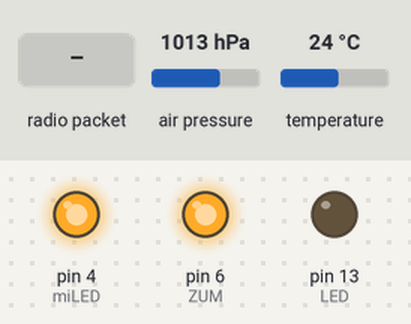
Bench run of a sketch on a simulated Arduino Uno, built with avr-gcc and run on an emulated ATmega328P. Shown: output pins drawn as LEDs (lit = HIGH). The test bench sets the inputs (shaded band); at power-on: air pressure 1013 hPa, temperature 24 °C. No radio packets arrive unless stated; pins used as bus, display or sensor lines are not drawn; what the sketch prints to the serial monitor is not drawn. At 4.6 s the program stops and its outputs stay as they are.

Above: at 1.3 s.
1.4 s: radio packet "1" arrives
At 1.7 s:
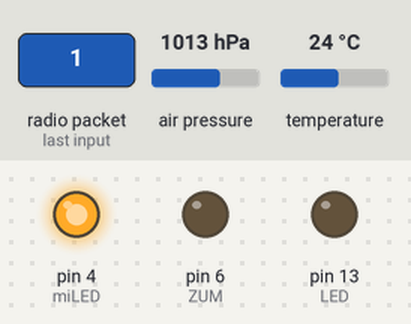
At 3.2 s:
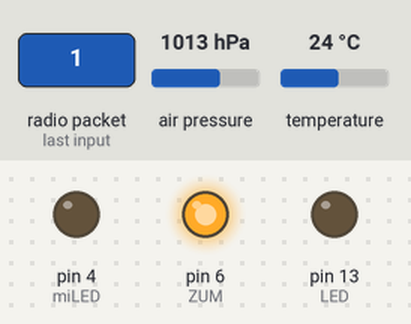
Timing chart, 0 to 4.7 s (numbered marks = the images above; inputs shaded):
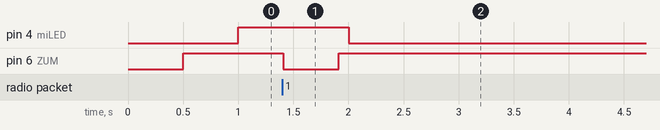

Measured:
- after the input at 1.4 s, pin 4 (miLED): HIGH → LOW after 0.60 s instead of 1.7 s

The sketch:

tx_Comentado_v3.ino
```cpp
//----------LIBRERÍAS----------
//Librería para la comunicación protocolo SPI
#include <SPI.h>
//Librería para la transmisión con módulo radio
#include <RH_RF69.h>
//Librería del protocolo/controlador de generación/comunicación de paquetes. Funciones de espera, acks...direciones emisor, receptor...
#include <RHReliableDatagram.h>
//Librería del protocolo I2C comunicación dispositivos
#include <Wire.h>
//Librería sensor de presión y temperatura
#include <Adafruit_BMP280.h>


/************ Configuración de la Radio  ***************/
//FRECUENCIA
//Constante que define la frecuencia de transmisión y recepción.
//Dar un nombre a una variable constante; se sustituyen en la compilación, no ocupan memoria en el procesador.
#define RF69_FREQ 868.0//Frecuencia expresada en MHz

//IDENTIFICADORES
//Cada dispositivo conectado deberá tener una dirección única.
//Constante que define el identificador del receptor/destino: la estación base.
#define DEST_ADDRESS   1 //Identificador de la estación base=1
//Constante que define el identificador del emisor/origen: el cansat.
#define MY_ADDRESS     2 //Identificador del cansat=2

//El cansat, dirección 2, manda información a la estación base, dirección 1.


//DEFINICIÓN DE CONSTANTES
//Las constantes: No gastan memoria y ahorran tiempo de ejecución.
//Constantes que definen los pines donde están conectadas nuestras placas, definidos por el fabricante.
//Pines para la comunicación de la placa de radio con la placa Arduino.
#define RFM69_INT     2
#define RFM69_RST     3
#define RFM69_CS      10
#define LED           13

//CREACIÓN OBJETO RADIO: Parámetros el CS y el INT, pines 10 y 2 respectivamente. "MI CANAL DE RADIO"
RH_RF69 rf69(RFM69_CS, RFM69_INT);

//CONTROL DE MENSAJES, entrantes y salientes.
//El objeto radio GESTOR MENSAJES TRANSMISOR-CANSAT sólo acepta mensajes/acuses de recibo "ACK", que van dirigidos a él (dirección 2).
RHReliableDatagram rf69_manager(rf69, MY_ADDRESS);// Datagramas al objeto "MI RADIO" y dirección 2

//VARIABLE ENTERA que va a guardar el número de paquetes/mensajes recibidos.
//Entero: número de paquete
int paquete = 0;


/************ BMP280 Setup ***************/
//OBJETO I2C: sensor
Adafruit_BMP280 bmp; // Creación de un objeto I2C denominado bmp

//VARIABLES SENSOR TEMPERATURA-PRESIÓN
//Real: números reales que representan el valor de las magnitudes físicas
double temperatura;
double presion;
double altitud;


/************ variables millies ***************/
const int parpadeo = 1000;
const int sonido = 500;
int tiempo1 = 0;
int tiempo2 = 0;
int tiempo3 = 0;
int tiempo4 = 0;
int tiempo5 = 0;
int tiempo6 = 0;
int miLED = 4;
int ZUM = 6;
int contadorL = 0;
int contadorZ = 0;

// Se ejecuta 1 VEZ cuando el Arduino se enciende. INICIALIZACIONES Y MENSAJES DE ERROR
void setup() {

  //CONFIG PINES LED Y ZUMBADOR
  pinMode(miLED,OUTPUT);
  pinMode(ZUM,OUTPUT);

  //INICIALIZACIÓN PUERTO SERIE. Para la recepción de datos (acks).
  Serial.begin(9600);

  //INICIALIZACIÓN PINES
  pinMode(LED, OUTPUT); // Pin 13 es de salida.
  pinMode(RFM69_RST, OUTPUT);// Pin 3 es de salida.
  digitalWrite(RFM69_RST, LOW);// Escribir 0 en el pin 3.


  //RESETEO MANUAL INICIAL
  digitalWrite(RFM69_RST, HIGH); //Pin 13 a "1" durante 10ms
  delay(10);
  digitalWrite(RFM69_RST, LOW); //Pin 13 a "0" durante 10ms
  delay(10);

  //ESCRIBIR en el monitor serie:
  Serial.println("TRANSMISIÓN DESDE EL SATÉLITE >>-TECHNO-ARROW->");

  //INICIALIZACIÓN DE "MI RADIO"
  //MENSAJES ARRANQUE
  if (!rf69_manager.init()) //Si "MI RADIO-paquetes" no se inicia/arranca: mensaje de error.
  {
    Serial.println("Fallo inicialización Radio >>-TECHNO-ARROW->");//Arranca mal
    while (1);//¿?¿?¿?¿?¿?¿?¿?¿
  }
  Serial.println("RADIO >>-TECHNO-ARROW->: ¡TODO BIEN, todo correcto y yo que me alegro!"); //Si la radio se inicia/arranca correctamente: mensaje ok


  //MENSAJES ASIGNACIÓN FRECUENCIA
  if (!rf69.setFrequency(RF69_FREQ)) //Si no se asigna correctamente la frecuencia a "MI RADIO": mensaje de error.
  {
    Serial.println("La asignación de frecuencia ha fallado");
  }//Si se asigna correctamente: No hace nada, continua el programa.


  //Asignar la POTENCIA de 20dBm al emisor radio. Poner true para correcto funcionamiento.
  rf69.setTxPower(20,true);//Rango de 14-20.


  //Asignar la CLAVE DE CIFRADO: debe ser la misma en el emisor y el receptor.
  //Definición de la clave.
  uint8_t key[] = { 0x37, 0x02, 0x03, 0x04, 0x05, 0x06, 0x07, 0x08,
                    0x01, 0x02, 0x03, 0x04, 0x05, 0x06, 0x07, 0x08
                  };
  //Asignación de la clave a "MI RADIO"
  rf69.setEncryptionKey(key);


  //Salida por el puerto serie de la información: Nombre radio y frecuencia de la radio.
  Serial.print("TECHNO-ARROW transmitiendo en la banda de: ");
  Serial.print((int)RF69_FREQ);//Saca por el puerto serie la constante RF69_FREQ en formato NÚMERO ENTERO
  Serial.println(" MHz");

  //INICIALIZACIÓN SENSORES BMP 280
  //Si el sensor de temperatura-presión no arranca correctamente, no responde en la dirección hexadecimal 76. Mensaje de error.
  if (!bmp.begin(0x76))//Tenemos que indicar la dirección de nuestro barómetro(que usa protocolo I2C 0x76)
  {
    Serial.println(F("No se encuentra el sensor BMP280 sensor. ¡Revisa el cableado!"));
    while (1); //¿?¿?¿?¿?¿?¿?¿?¿
  }


  /* Valores por defecto del sensor */
  //Configuraciones del sensor para la función de transferencia.
  bmp.setSampling(Adafruit_BMP280::MODE_NORMAL,     /* Modo de operación. */
                  Adafruit_BMP280::SAMPLING_X2,     /* Compensación de temperatura */
                  Adafruit_BMP280::SAMPLING_X16,    /* Compensación de presión */
                  Adafruit_BMP280::FILTER_X16,      /* Filtrado. */
                  Adafruit_BMP280::STANDBY_MS_500); /* Tiempo de espera para sus cálculos internos. */
}//FIN SETUP


//VARIABLES VARIAS Tamaño del mensaje

  #define RH_RF69_MAX_ENCRYPTABLE_PAYLOAD_LEN 64 //Tamaño máximo mensaje codificable=64
  #define RH_RF69_HEADER_LEN 4 //Tamaño de la cabecera=4
  //tamaño del mensaje = Tamaño máximo del mensaje codificable menos tamaño de la cabecera = 64-4=60
  #define RH_RF69_MAX_MESSAGE_LEN (RH_RF69_MAX_ENCRYPTABLE_PAYLOAD_LEN - RH_RF69_HEADER_LEN)


uint8_t buf[RH_RF69_MAX_MESSAGE_LEN]; //Crea un array de tamaño 60 Bytes (uint8= enteros sin signo tamaño 8bits)


//Se ejecuta en BUCLE de manera INDEFINIDA
void loop()
{
  //PITIDO Y LED
  tiempo2 = millis();
  if (tiempo2 > (tiempo1 + parpadeo)) {
    if (contadorL == 0){
      digitalWrite(miLED,HIGH);
      tiempo1 = millis();
      contadorL = 1;
      }
    else if (contadorL == 1){
      digitalWrite(miLED,LOW);
      tiempo1 = millis();
      contadorL = 0;
      }
  }
  tiempo4 = millis();
  if (tiempo4 > (tiempo3 + sonido)) {
    if (contadorZ == 0){
      digitalWrite(ZUM,HIGH);
      tiempo3 = millis();
      contadorZ = 1;
      }
    else if (contadorZ == 1){
      digitalWrite(ZUM,LOW);
      tiempo3 = millis();
      contadorZ = 0;
      }
    }

  tiempo6 = millis();
  if (tiempo6 > (tiempo5 + parpadeo)) {
    //LECTURA MAGNITUDES FÍSICAS
    temperatura = bmp.readTemperature(); //Lectura del valor de temperatura con la función de la librería adafruit
    presion = bmp.readPressure(); //Lectura del valor de prsión con la función de la librería adafruit
    altitud = bmp.readAltitude(1013.25);//Cálculo del valor de altitud con la función de la librería adafruit

    //CREACIÓN OBJETO MENSAJE "s" CON LA INFORMACIÓN DE LOS SENSORES
    String s = ""; //Variable donde se va a guardar el mensaje a enviar


    //CONSTRUCCIÓN DEL MENSAJE:
    //Construimos un mensaje de texto adjuntando los valores de las magnitudes físicar guardados en las variables
    //Se guardan como strings, aunque sean doubles/reales.
    //Cadena vacía+número paquete+;+valortemperatura+;+valorpresión+;+valoraltitud;+soylaNoe
    s = s + paquete + ";" + temperatura + ";" + presion + ";" + altitud + ";PYTHON";

    //char=caracter ASCCI = letra
    //radiopacket= Array de letras.
    //Crea un array de letras de tamaño 20.
    //EL MENSAJE CON FORMATO PARA EL GESTOR DE MENSAJES
    char radiopacket[20];

    //CONVERSIÓN de la CADENA "s" en un ARRAY de letras.
    //Metemos el mensaje/paquete (la cadena de texto) en un vector (letra a letra).
    //Ejemplo: la cadena de texto "hola" la transforma en un array donde en cada posición del array/vector hay una letra.
    //hola --> [´h´, ´o´, ´l´, ´a´,\0´]
    //Añade al final \0 = el \0 indica que se ha acabado el texto.
    //La función sprintf retorna el número de caracteres escritos al array, sin contar el carácter nulo al final.
    //  sprintf(array, "texto con %variable1 %variable2...", variable1, variable2); Sustituye en %variable1 el contenido


     //INFORMACIÓN EMPAQUETADA PARA EL GESTOR DE MENSAJES: en radiopacket
    sprintf(radiopacket, "%s", s.c_str()); //Mete en el array radiopacket la cadena "%s" = el contenido de s


    // Serial.print(">>-TECHNO-ARROW-> Enviando a estación base paquete Nº ");
    //Saca por el puerto serie el contenido del paquete.
    Serial.print(radiopacket);

    //ENVÍO DEL MENSAJE AL DESTINO: ESTACIÓN BASE = 1
    //El CONTROLADOR DE PAQUETES manda el PAQUETE a la estación base = 1. Si consigue enviarlo:
    if (rf69_manager.sendtoWait((uint8_t *)radiopacket, strlen(radiopacket), DEST_ADDRESS))
    {

      uint8_t len = sizeof(buf);//60
      uint8_t from;
     //El CONTROLADOR DE PAQUETES espera un acuse de recibo de la estación base, con tiempo limitado (2000ms).
      if (rf69_manager.recvfromAckTimeout(buf, &len, 2000, &from)) //Espera como mucho 2 segundos para ver que recibo el ack
      {
        buf[len] = 0; // zero out remaining string ¿?¿?¿?¿? inicializa a cero todo ¿?¿?¿
        Serial.println("ACK: Confirmación de paquete recibido en la ESTACIÓN BASE"); //Si recibe el acuse de recibo indica que todo Ok.
      }
      else
      {
        Serial.println("No hay respuesta de la estación base >>-TECHNO-ARROW->, ¿hay alguien ahí?"); //Si no recibe el acuse de recibo: mensaje.
      }
    }
    else
    {
      Serial.println(" Fallo en el envío del paquete"); //Si no consigue enviar el paquete.
    }
    paquete++;
    tiempo5 = millis();
  }
}
```
